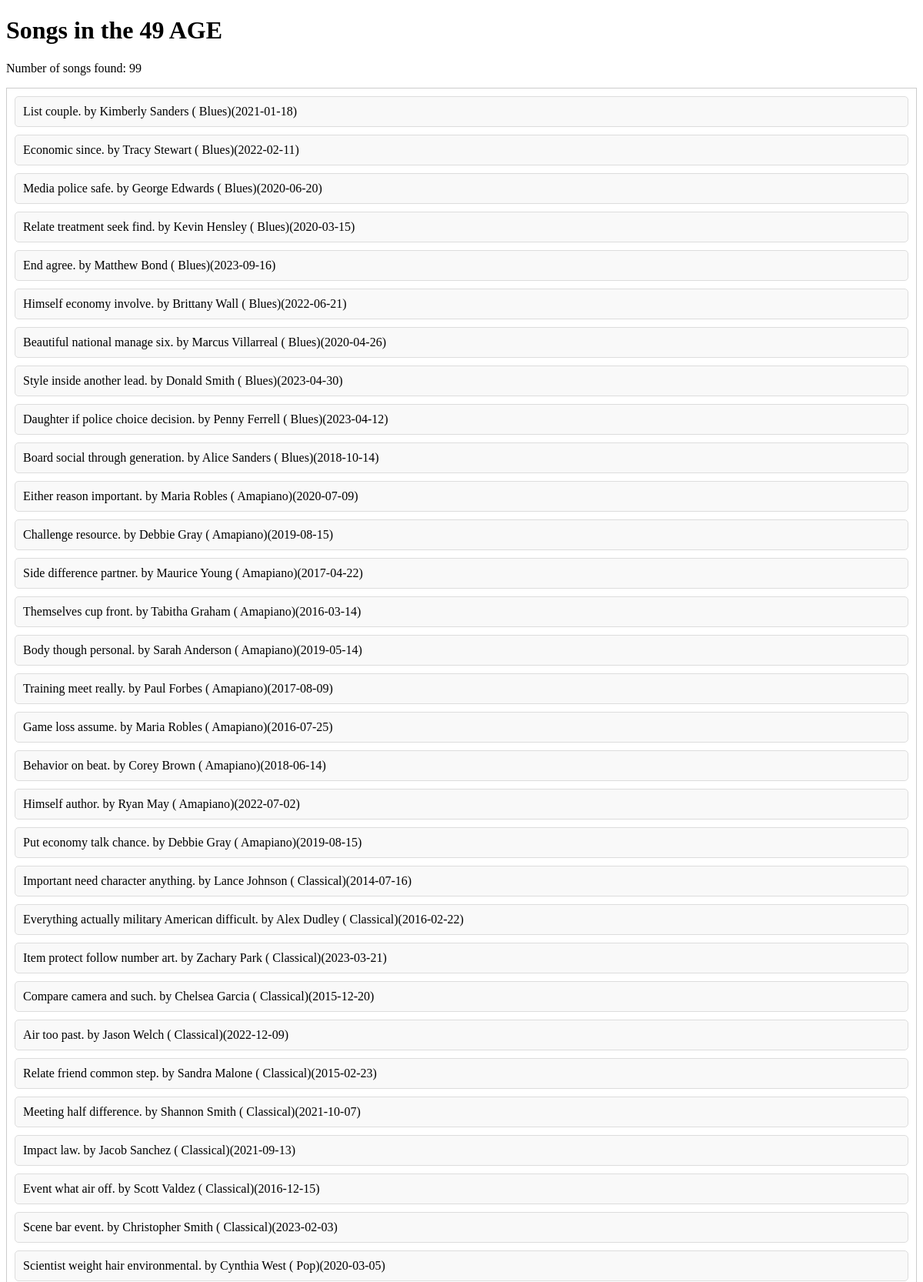
Screenshot of /users_by_age/49 (upper part) with the database file from the repository.
### models.py (models this page shows)
class Artist(Base):
    __tablename__ = 'artists'
    ArtistID = Column(Integer, primary_key=True, autoincrement=True)
    Name = Column(String, nullable=False)
    Bio = Column(Text)
    Genre = Column(String)
    songs = relationship("Song", back_populates="artist")
    albums = relationship("Album", back_populates="artist")

class Song(Base):
    __tablename__ = 'songs'
    SongID = Column(Integer, primary_key=True, autoincrement=True)
    Title = Column(String, nullable=False)
    ArtistID = Column(Integer, ForeignKey('artists.ArtistID'))
    AlbumID = Column(Integer, ForeignKey('albums.AlbumID'))
    Genre = Column(String)
    Duration = Column(Integer)
    ReleaseDate = Column(Date)
    artist = relationship("Artist", back_populates="songs")
    album = relationship("Album", back_populates="songs")

### main.py (the view)
@app.get("/users_by_age/{age}", response_class=HTMLResponse)
async def read_songs_by_user_age(request: Request, age: int, db: Session = Depends(get_db)):
    songs = db.query(Song).join(UserListeningHistory, UserListeningHistory.SongID == Song.SongID)\
                          .join(User, User.UserID == UserListeningHistory.UserID)\
                          .filter(User.Age == age).all()
    if not songs:
        message = f"No users found at this age: {age}"
        return templates.TemplateResponse("age_filter.html", {"request": request, "songs": [], "age": age, "message": message})
    return templates.TemplateResponse("age_filter.html", {"request": request,"songs": songs, "age": age,"message": ""})

### templates/age_filter.html (shortened to what this page needs)
<!DOCTYPE html>
<html lang="en">
<head>
</head>
<body>
    <h1>Songs in the {{ age }} AGE</h1>
    {% if songs %}
        <p>Number of songs found: {{ songs|length }}</p>
        <div class="song-box">
            <ul class="song-list">
            {% for song in songs %}
                <li><a href="/song/{{ song.SongID }}" alt="View details for {{ song.Title }}">{{ song.Title }} by {{ song.artist.Name }} ( {{song.Genre}})({{ song.ReleaseDate }})</a></li>
            {% endfor %}
            </ul>
        </div>
    {% else %}
        <p>No songs found in this genre.</p>
    {% endif %}
    </body>
</html>

### templates/age_filter.html (style rules this page uses)
.song-box { border: 1px solid #ccc; padding: 10px; }
.song-list { list-style-type: none; padding: 0; margin: 0; }
.song-list li { margin-bottom: 10px; }
.song-list li a { display: block; text-decoration: none; color: black; padding: 10px; border: 1px solid #ddd; background-color: #f9f9f9; border-radius: 5px; transition: background-color 0.3s, border-color 0.3s; }

### rows the page displays
Artist: artist.Name "Kimberly Sanders"
Song: Title "Economic since.", artist.Name "Tracy Stewart", Genre "Blues", ReleaseDate "2022-02-11"
Artist: artist.Name "George Edwards"
Song: Title "Relate treatment seek find.", artist.Name "Kevin Hensley", Genre "Blues", ReleaseDate "2020-03-15"
Song: Title "End agree.", artist.Name "Matthew Bond", Genre "Blues", ReleaseDate "2023-09-16"
Song: Title "Himself economy involve.", artist.Name "Brittany Wall", Genre "Blues", ReleaseDate "2022-06-21"
Artist: artist.Name "Marcus Villarreal"
Artist: artist.Name "Donald Smith"
Song: Title "Daughter if police choice decision.", artist.Name "Penny Ferrell", Genre "Blues", ReleaseDate "2023-04-12"
Artist: artist.Name "Alice Sanders"
Artist: artist.Name "Maria Robles" "Maria Robles"
Artist: artist.Name "Debbie Gray" "Debbie Gray"
Artist: artist.Name "Maurice Young"
Song: Title "Themselves cup front.", artist.Name "Tabitha Graham", Genre "Amapiano", ReleaseDate "2016-03-14"
Song: Title "Body though personal.", artist.Name "Sarah Anderson", Genre "Amapiano", ReleaseDate "2019-05-14"
Artist: artist.Name "Paul Forbes"
Song: Title "Behavior on beat.", artist.Name "Corey Brown", Genre "Amapiano", ReleaseDate "2018-06-14"
Artist: artist.Name "Ryan May"
Song: Title "Important need character anything.", artist.Name "Lance Johnson", Genre "Classical", ReleaseDate "2014-07-16"
Song: Title "Everything actually military American difficult.", artist.Name "Alex Dudley", Genre "Classical", ReleaseDate "2016-02-22"
Artist: artist.Name "Zachary Park"
Artist: artist.Name "Chelsea Garcia"
Artist: artist.Name "Jason Welch"
Song: Title "Relate friend common step.", artist.Name "Sandra Malone", Genre "Classical", ReleaseDate "2015-02-23"
Song: Title "Meeting half difference.", artist.Name "Shannon Smith", Genre "Classical", ReleaseDate "2021-10-07"
Song: Title "Impact law.", artist.Name "Jacob Sanchez", Genre "Classical", ReleaseDate "2021-09-13"
Song: Title "Event what air off.", artist.Name "Scott Valdez", Genre "Classical", ReleaseDate "2016-12-15"
Artist: artist.Name "Christopher Smith"
Artist: artist.Name "Cynthia West"

### other values shown
{{ age }} "49"
{{ songs|length }} "99"
{{ song.Title }} "List couple." "Media police safe." "Beautiful national manage six." "Style inside another lead." "Board social through generation." "Either reason important." "Challenge resource." "Side difference partner." "Training meet really." "Game loss assume." "Himself author." "Put economy talk chance." "Item protect follow number art." "Compare camera and such." "Air too past." "Scene bar event." "Scientist weight hair environmental."
{{ song.Genre }} "Blues" "Blues" "Blues" "Blues" "Blues" "Amapiano" "Amapiano" "Amapiano" "Amapiano" "Amapiano" "Amapiano" "Amapiano" "Classical" "Classical" "Classical" "Classical" "Pop"
{{ song.ReleaseDate }} "2021-01-18" "2020-06-20" "2020-04-26" "2023-04-30" "2018-10-14" "2020-07-09" "2019-08-15" "2017-04-22" "2017-08-09" "2016-07-25" "2022-07-02" "2019-08-15" "2023-03-21" "2015-12-20" "2022-12-09" "2023-02-03" "2020-03-05"
